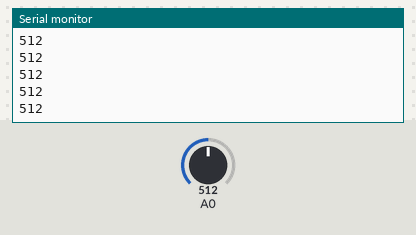
A sketch run on a simulated Arduino Uno, built with avr-gcc and run on an emulated ATmega328P. Parts: the last lines printed to the serial monitor. Inputs (shaded band) come from the test bench; at power-on: A0 = 512.

Above: at 1.2 s.
1.3 s: A0 set to 716
At 2.1 s:
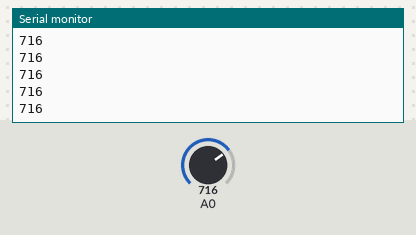
2.8 s: A0 set to 900
At 3.7 s:
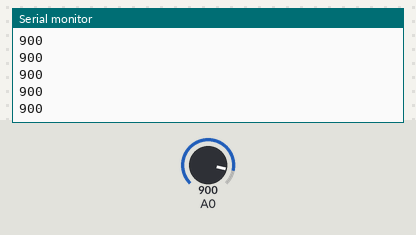
Timing chart, 0 to 5.8 s (numbered marks = the images above; inputs shaded):
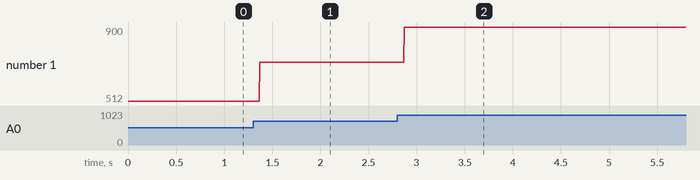

Measured:
- after the input at 1.3 s, the serial monitor: prints a new line after 0.07 s (image 1)
- after the input at 2.8 s, the serial monitor: prints a new line after 0.07 s (image 2)
- plotted number 1: 512 → 716 after the input at 1.3 s, 716 → 900 after the input at 2.8 s

The sketch:

Week5_Example1_PotentiometerValueDisplay.ino
```cpp
void setup() {
  // put your setup code here, to run once:
  Serial.begin(9600);
  pinMode(A0, INPUT);
}

void loop() {
  // put your main code here, to run repeatedly:
  for (;;)
  {
    int value = analogRead(A0);
    Serial.println(value);
  }
}
```
